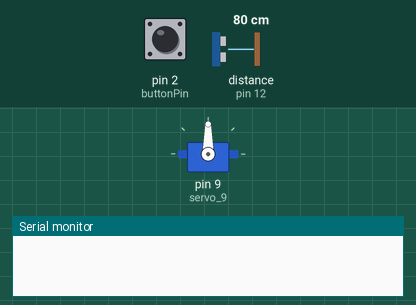
Recording of a sketch running on a simulated Arduino Uno, built with avr-gcc and run on an emulated ATmega328P. Parts: servo, the last lines printed to the serial monitor. The test bench sets the inputs (shaded band); at power-on: pin 2 (buttonPin) HIGH, distance to the obstacle (sensor on pin 12) 80 cm. The echo pulse lasts 58.3 µs per cm.

Above: at 1.2 s.
1.3 s: pin 2 (buttonPin) pulled LOW for 0.15 s
At 2.8 s:
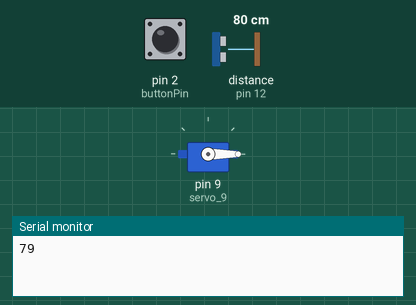
Timing chart, 0 to 4.3 s (numbered marks = the images above; inputs shaded):
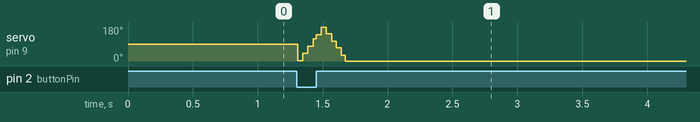

The sketch:

task1.2.ino
```cpp
#include <Servo.h>
int pos = 0;
const int trigPin = 11;
const int echoPin = 12;
Servo servo_9;

const int buttonPin = 2;

int distanceCm, distanceInch;
long duration;
int distance;

void setup()
{
  Serial.begin(9600);
    servo_9.attach(9, 0, 0);

  pinMode(trigPin, OUTPUT);
  pinMode(echoPin, INPUT);
  pinMode(buttonPin, INPUT);
  digitalWrite(trigPin, LOW);
  attachInterrupt(digitalPinToInterrupt(buttonPin), dist, FALLING);
}

void loop()
{
}

void dist(){
 // Clears the trigPin
 digitalWrite(trigPin, LOW);
 delayMicroseconds(2);
 digitalWrite(trigPin, HIGH);
 delayMicroseconds(10);
 digitalWrite(trigPin, LOW);
 duration = pulseIn(echoPin, HIGH);
 distanceCm = duration * 0.034 / 2;
 delay(10);
 Serial.println(distanceCm);
    move_m();
}

void move_m()
{

  if(distanceCm < 100)
  {
    for (pos = 0; pos <= 180; pos += 1) {
    	// tell servo to go to position in variable 'pos'
    	servo_9.write(pos);
    	// wait 15 ms for servo to reach the position
    	delay(15); // Wait for 15 millisecond(s)
 	}
  	for (pos = 180; pos >= 0; pos -= 1) {
    	// tell servo to go to position in variable 'pos'
    	servo_9.write(pos);
    	// wait 15 ms for servo to reach the position
    	delay(15); // Wait for 15 millisecond(s)
 	}
  }
  if(distanceCm > 100)
  {
    servo_9.write(0);
  }
}
```
